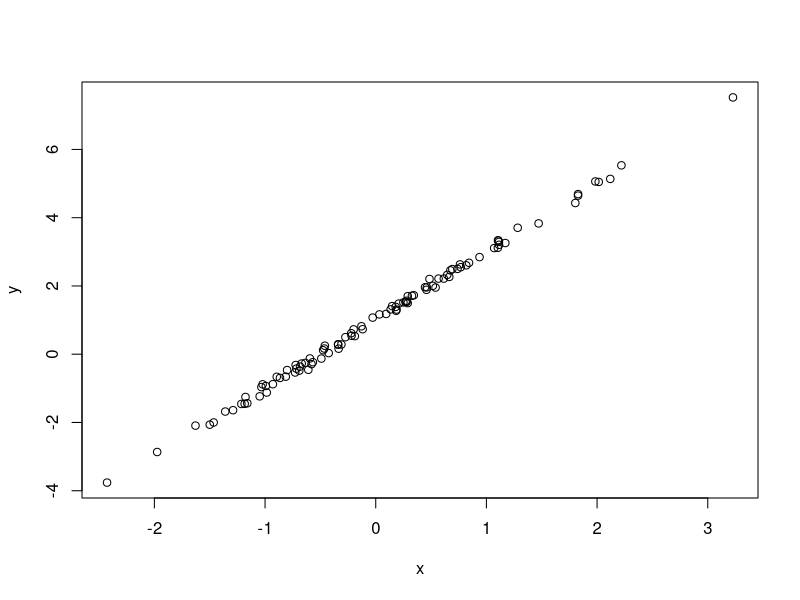
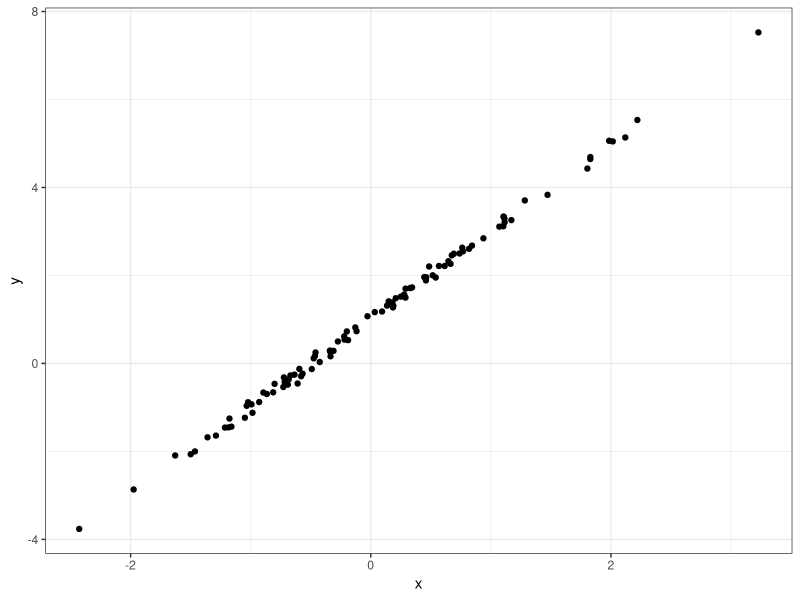
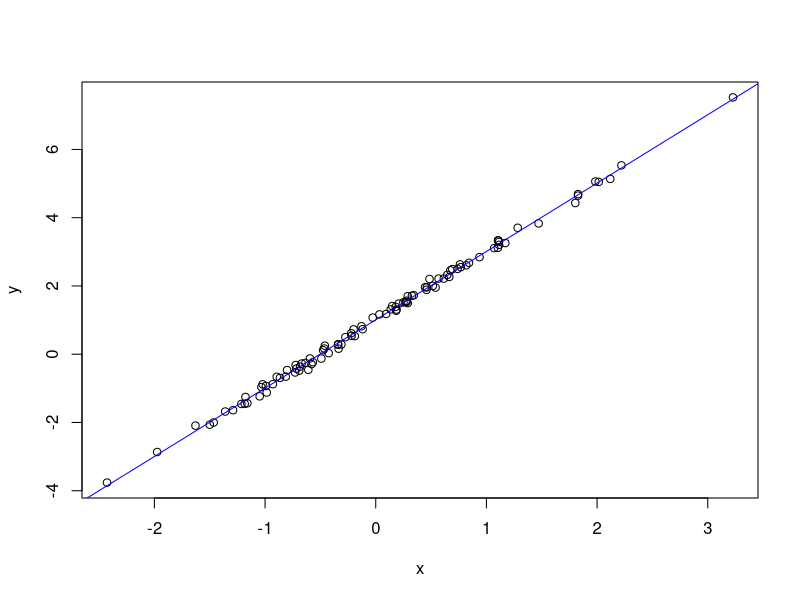
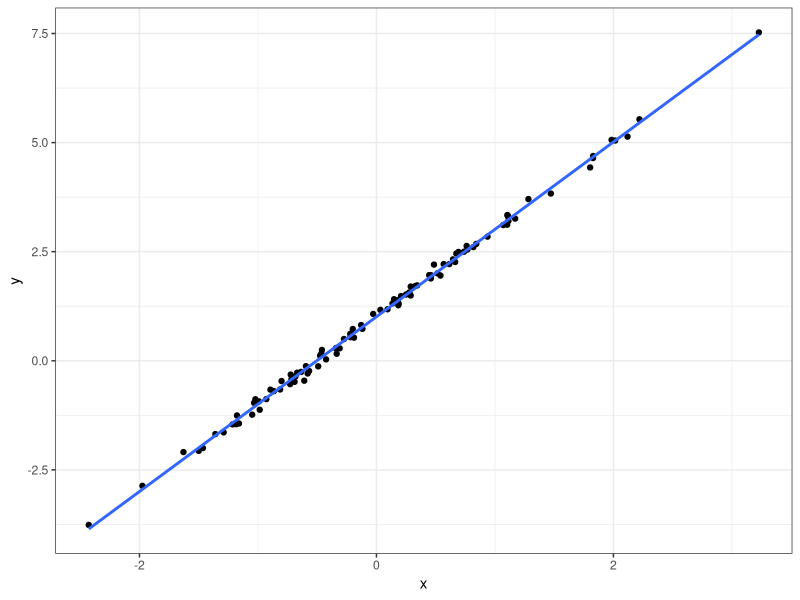
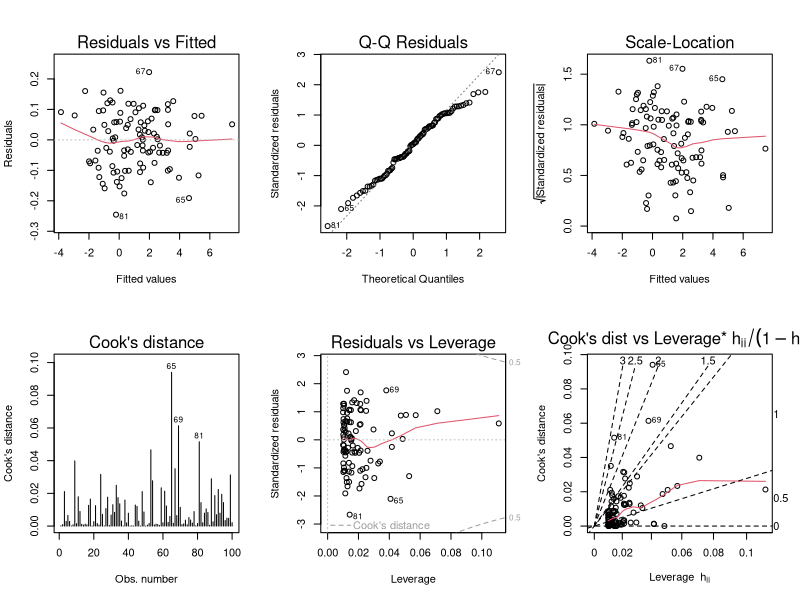
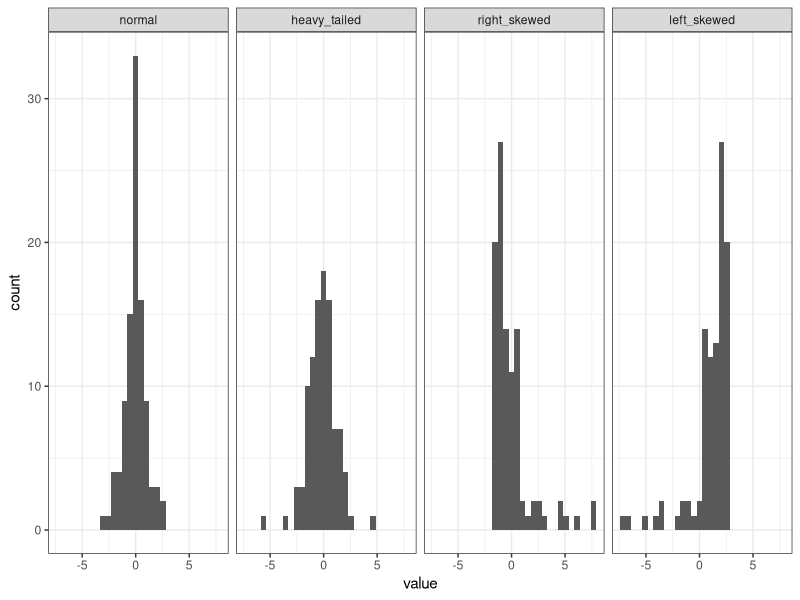
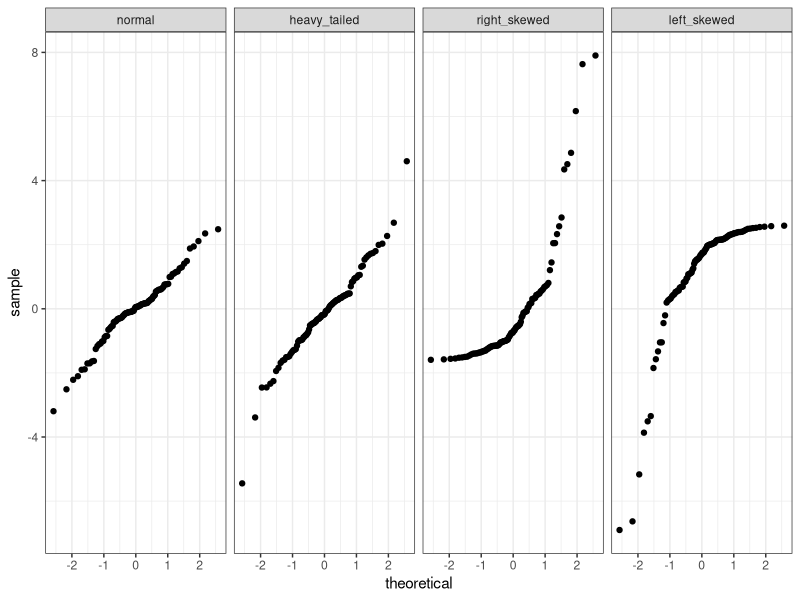
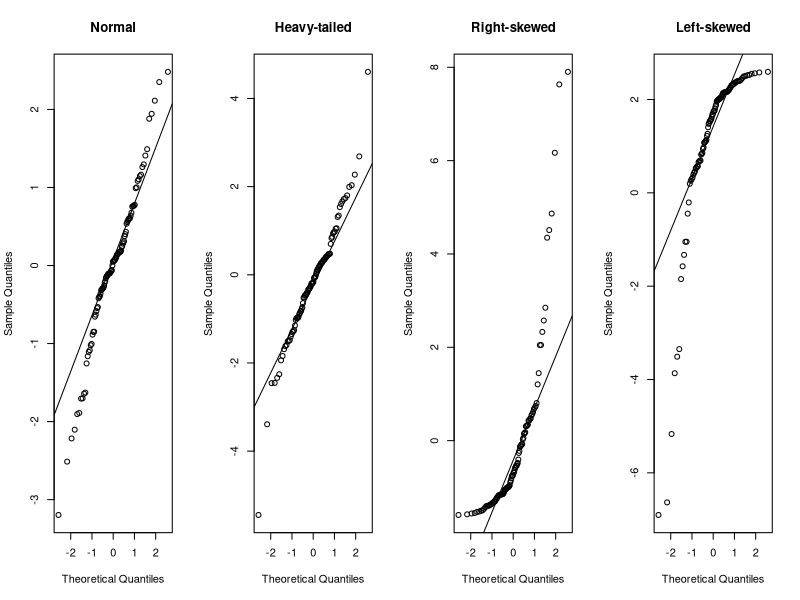

These figures' R source, in order:
## ----install_packages, eval=FALSE----------------------------------------
## install.packages(c("dplyr","ggplot2","tidyr"))

## ----load_packages-------------------------------------------------------
library("dplyr")
library("ggplot2")
library("tidyr")

## ----set_seed------------------------------------------------------------
set.seed(20170320)

## ----simulating_data-----------------------------------------------------
n <- 100 
x <- rnorm(n)
b0 <- 1
b1 <- 2
sigma <- 0.1
error <- rnorm(n,0,sigma)
y <- b0+b1*x+error

d <- data.frame(x=x,y=y)

## ----visualize_data------------------------------------------------------
plot(y ~ x, data = d)

## ----visualize_using_ggplot----------------------------------------------
library("ggplot2")
ggplot(d, aes(x=x, y=y)) +
  geom_point() +
  theme_bw()

## ----running_regression--------------------------------------------------
m <- lm(y ~ x, data = d)

## ------------------------------------------------------------------------
m
summary(m)

## ------------------------------------------------------------------------
plot(y ~ x, data = d)
abline(m, col='blue')

## ------------------------------------------------------------------------
ggplot(d, aes(x=x, y=y)) +
  geom_point() + 
  stat_smooth(method = "lm", se = FALSE) +
  theme_bw()

## ------------------------------------------------------------------------
opar = par(mfrow=c(2,3))  # Create a 2x3 grid of plots and save the original settings
plot(m, 1:6, ask=FALSE)   # Plot all 6 diagnostics plots
par(opar)                 # Return to original graphics settings

## ----errors--------------------------------------------------------------
n <- 100
errors <- data.frame(rep = 1:n,
                     normal       = rnorm(n),
                     heavy_tailed = rt(n, df=5),
                     right_skewed = exp(rnorm(n))) %>%
  
  mutate(right_skewed = right_skewed - exp(1/2),  # make sure errors have expectation of 0
         left_skewed  = 1-right_skewed) 

errors_long <- errors %>%
  tidyr::gather(distribution,value,-rep) %>%
  mutate(distribution = factor(distribution, 
                               levels = c("normal",
                                          "heavy_tailed",
                                          "right_skewed",
                                          "left_skewed")))

## ----histograms----------------------------------------------------------
ggplot(errors_long, aes(x=value)) + 
  geom_histogram() + 
  facet_grid(. ~ distribution) + 
  theme_bw()

## ----qqplot--------------------------------------------------------------
ggplot(errors_long, aes(sample=value)) + 
  stat_qq() + 
  facet_grid(. ~ distribution) + 
  theme_bw()

## ----baser_qqplot--------------------------------------------------------
opar = par(mfrow=c(1,4))
qqnorm(errors$normal, main="Normal")
qqline(errors$normal)
qqnorm(errors$heavy_tailed, main="Heavy-tailed")
qqline(errors$heavy_tailed)
qqnorm(errors$right_skewed, main="Right-skewed")
qqline(errors$right_skewed)
qqnorm(errors$left_skewed, main="Left-skewed")
qqline(errors$left_skewed)
par(opar)

## ------------------------------------------------------------------------
y <- errors %>%
  mutate(x = rnorm(n))

models <- list()
models[[1]] <- lm(normal       ~ x, data=y)
models[[2]] <- lm(heavy_tailed ~ x, data=y)
models[[3]] <- lm(right_skewed ~ x, data=y)
models[[4]] <- lm(left_skewed  ~ x, data=y)
names(models) <- c("normal","heavy_tailed","right_skewed","left_skewed")

## ------------------------------------------------------------------------
opar <- par(mfrow=c(2,3))
plot(models$normal, 1:6, ask=FALSE)
par(opar)

## ------------------------------------------------------------------------
opar <- par(mfrow=c(2,3))
plot(models$heavy_tailed, 1:6, ask=FALSE)
par(opar)

## ------------------------------------------------------------------------
opar <- par(mfrow=c(2,3))
plot(models$right_skewed, 1:6, ask=FALSE)
par(opar)

## ------------------------------------------------------------------------
opar <- par(mfrow=c(2,3))
plot(models$left_skewed, 1:6, ask=FALSE)
par(opar)

## ------------------------------------------------------------------------
opar = par(mfrow=c(1,4))
for (i in 1:4) plot(models[[i]], 2, main=names(models)[i])
par(opar)

## ------------------------------------------------------------------------
n  <- 100
b0 <- 0
b1 <- 1
d  <- data.frame(x = runif(n)) %>%
  mutate(error = rnorm(n,0,x),
         y = b0+b1*x+error)
  
m <- lm(y~x, data=d)
opar <- par(mfrow=c(2,3))
plot(m, 1:6, ask=FALSE)
par(opar)

## ------------------------------------------------------------------------
plot(m, 1)

## ------------------------------------------------------------------------
plot(m,3)

## ------------------------------------------------------------------------
n <- 100
b0 <-1 
b1 <- 2
d <- data.frame(x = rnorm(n)) %>%
  mutate(
    error =rnorm(n),
    y = b0+b1*x + error)

m <- lm(y ~ x, data = d)

## ------------------------------------------------------------------------
names(m)

## ------------------------------------------------------------------------
plot(m$residuals)

## ------------------------------------------------------------------------
d <- d %>% 
  mutate(error = sin(2*pi*(1:n)/n)+rnorm(n),
         y = b0+b1*x+error)

m <- lm(y ~ x, data = d)
plot(m$residuals)

## ------------------------------------------------------------------------
opar <- par(mfrow=c(2,3))
plot(m, 1:6, ask=FALSE)
par(opar)

## ------------------------------------------------------------------------
n <- 100
b0 <- 1
b1 <- 2
d <- data.frame(x = rnorm(n)) %>%
  mutate(y = b0+b1*x + rnorm(n))
                
m <- lm(y ~ x, data = d)

d$residuals <- m$residuals
plot(residuals ~ x, data = d)

## ------------------------------------------------------------------------
n <- 100
b0 <- 1
b1 <- 2
d <- data.frame(x = rnorm(n)) %>%
  mutate(y = b0+b1*x+x^2 + rnorm(n))
                
m <- lm(y ~ x, data = d)

d$residuals <- m$residuals
plot(residuals ~ x, data = d)

## ------------------------------------------------------------------------
opar <- par(mfrow=c(2,3))
plot(m, 1:6, ask=FALSE)
par(opar)
